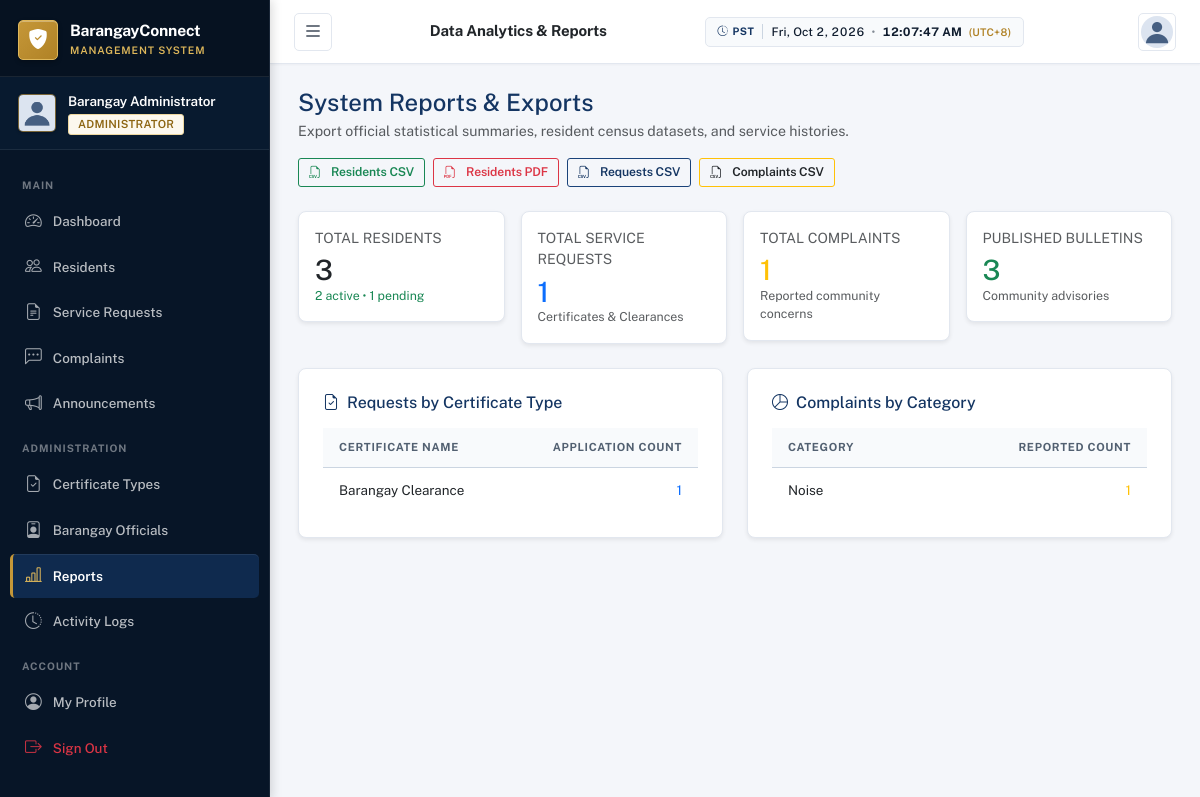
The page /reports/ (signed in) on the database its author committed.
### accounts/models.py (models this page shows, shortened)
class CustomUser(AbstractUser):
    ROLE_CHOICES = [
        ('admin', 'Administrator'),
        ('resident', 'Resident'),
    ]
    GENDER_CHOICES = [
        ('male', 'Male'),
        ('female', 'Female'),
        ('other', 'Other'),
    ]
    CIVIL_STATUS_CHOICES = [
        ('single', 'Single'),
        ('married', 'Married'),
        ('widowed', 'Widowed'),
        ('separated', 'Separated'),
        ('divorced', 'Divorced'),
    ]
    ACCOUNT_STATUS_CHOICES = [
        ('pending', 'Pending'),
        ('active', 'Active'),
        ('inactive', 'Inactive'),
        ('rejected', 'Rejected'),
    ]
    role = models.CharField(max_length=10, choices=ROLE_CHOICES, default='resident')
    account_status = models.CharField(max_length=10, choices=ACCOUNT_STATUS_CHOICES, default='pending')
    profile_picture = models.ImageField(upload_to='profile_pictures/', null=True, blank=True)
    phone = models.CharField(max_length=20, blank=True)
    date_of_birth = models.DateField(null=True, blank=True)
    gender = models.CharField(max_length=10, choices=GENDER_CHOICES, blank=True)
    civil_status = models.CharField(max_length=15, choices=CIVIL_STATUS_CHOICES, blank=True)
    address = models.TextField(blank=True)
    barangay = models.CharField(max_length=100, blank=True, default='Barangay San Jose')
    valid_id = models.FileField(upload_to='valid_ids/', null=True, blank=True)
    created_at = models.DateTimeField(auto_now_add=True)
    updated_at = models.DateTimeField(auto_now=True)
    def is_admin(self):
        return self.role == 'admin'
    @property
    def profile_picture_url(self):
        if self.profile_picture:
            return self.profile_picture.url
        return '/static/images/default_avatar.png'

### certificates/models.py (models this page shows, shortened)
class CertificateType(models.Model):
    name = models.CharField(max_length=150)
    description = models.TextField(blank=True)
    requirements = models.TextField(blank=True, help_text='List of required documents')
    fee = models.DecimalField(max_digits=8, decimal_places=2, default=0)
    processing_days = models.PositiveIntegerField(default=3)
    is_active = models.BooleanField(default=True)
    created_at = models.DateTimeField(auto_now_add=True)
    class Meta:
        ordering = ['name']

### complaints/models.py (models this page shows, shortened)
class Complaint(models.Model):
    CATEGORY_CHOICES = [
        ('noise', 'Noise Complaint'),
        ('garbage', 'Garbage / Sanitation'),
        ('road', 'Road / Infrastructure'),
        ('neighbor', 'Neighbor Dispute'),
        ('safety', 'Public Safety'),
        ('flooding', 'Flooding / Drainage'),
        ('illegal', 'Illegal Activities'),
        ('other', 'Other'),
    ]
    STATUS_CHOICES = [
        ('submitted', 'Submitted'),
        ('under_review', 'Under Review'),
        ('in_progress', 'In Progress'),
        ('resolved', 'Resolved'),
        ('closed', 'Closed'),
        ('rejected', 'Rejected'),
    ]
    CONTACT_CHOICES = [
        ('phone', 'Phone Call'),
        ('email', 'Email'),
        ('personal', 'Personal Visit'),
        ('none', 'No Preference'),
    ]
    resident = models.ForeignKey(settings.AUTH_USER_MODEL, on_delete=models.CASCADE, related_name='complaints')
    subject = models.CharField(max_length=255)
    description = models.TextField()
    category = models.CharField(max_length=20, choices=CATEGORY_CHOICES)
    location = models.CharField(max_length=255, blank=True)
    incident_date = models.DateField(null=True, blank=True)
    supporting_document = models.FileField(upload_to='complaint_docs/', null=True, blank=True)
    contact_preference = models.CharField(max_length=10, choices=CONTACT_CHOICES, default='none')
    status = models.CharField(max_length=15, choices=STATUS_CHOICES, default='submitted')
    admin_response = models.TextField(blank=True, help_text='Admin response to complainant')
    resolution = models.TextField(blank=True, help_text='Resolution details')
    resolved_by = models.ForeignKey(
        settings.AUTH_USER_MODEL, on_delete=models.SET_NULL, null=True, blank=True, related_name='resolved_complaints'
    )
    created_at = models.DateTimeField(auto_now_add=True)
    updated_at = models.DateTimeField(auto_now=True)
    class Meta:
        ordering = ['-created_at']

### reports/views.py (the view)
# urls.py: path('', views.reports_dashboard, name='dashboard'),
@admin_required
def reports_dashboard(request):
    context = {
        'total_residents': CustomUser.objects.filter(role='resident').count(),
        'active_residents': CustomUser.objects.filter(role='resident', account_status='active').count(),
        'inactive_residents': CustomUser.objects.filter(role='resident', account_status='inactive').count(),
        'pending_residents': CustomUser.objects.filter(role='resident', account_status='pending').count(),
        'total_requests': CertificateRequest.objects.count(),
        'requests_by_status': CertificateRequest.objects.values('status').annotate(count=Count('id')),
        'requests_by_type': CertificateRequest.objects.values('certificate_type__name').annotate(count=Count('id')).order_by('-count'),
        'total_complaints': Complaint.objects.count(),
        'complaints_by_status': Complaint.objects.values('status').annotate(count=Count('id')),
        'complaints_by_category': Complaint.objects.values('category').annotate(count=Count('id')).order_by('-count'),
        'total_announcements': Announcement.objects.filter(status='published').count(),
    }
    return render(request, 'reports/dashboard.html', context)

### accounts/views.py (called while the page is built)
def admin_required(view_func):
    from functools import wraps
    @wraps(view_func)
    def wrapper(request, *args, **kwargs):
        if not request.user.is_authenticated:
            return redirect('accounts:login')
        if not request.user.is_admin():
            return render(request, 'errors/403.html', status=403)
        return view_func(request, *args, **kwargs)
    return wrapper

### notifications/context_processors.py (called while the page is built)
def notifications_processor(request):
    if request.user.is_authenticated:
        unread_count = Notification.objects.filter(recipient=request.user, is_read=False).count()
        recent_notifications = Notification.objects.filter(recipient=request.user).order_by('-created_at')[:5]
        return {
            'unread_notifications_count': unread_count,
            'recent_notifications': recent_notifications,
        }
    return {'unread_notifications_count': 0, 'recent_notifications': []}

### templates/reports/dashboard.html (shortened to what this page needs)
<!DOCTYPE html>
<html lang="en">
<head>
    {% load static %}
    <link href="https://cdn.jsdelivr.net/npm/bootstrap@5.3.2/dist/css/bootstrap.min.css" rel="stylesheet">
    <link href="https://cdn.jsdelivr.net/npm/bootstrap-icons@1.11.3/font/bootstrap-icons.min.css" rel="stylesheet">
    <link href="{% static 'css/style.css' %}" rel="stylesheet">
</head>
<body>
    <div class="toast-container position-fixed top-0 end-0 p-3" style="z-index: 1100;">
    </div>
    <nav id="sidebar" class="sidebar">
        <div class="sidebar-header">
            <div class="brand-logo">
                <div class="logo-icon"><i class="bi bi-shield-fill-check"></i></div>
                <div class="brand-text">
                    <span class="brand-name">BarangayConnect</span>
                    <span class="brand-sub">Management System</span>
                </div>
            </div>
        </div>
        <div class="sidebar-user">
            <img src="{{ user.profile_picture_url }}" alt="Profile" class="sidebar-avatar">
            <div class="sidebar-user-info">
                <span class="sidebar-user-name">{{ user.get_full_name|default:user.username }}</span>
                <span class="sidebar-user-role badge badge-admin">Administrator</span>
            </div>
        </div>
        <div class="sidebar-nav">
            <div class="nav-section-label">Main</div>
            <a href="{% url 'dashboard:admin_dashboard' %}" class="nav-link"><i class="bi bi-speedometer2"></i><span>Dashboard</span></a>
            <a href="{% url 'accounts:admin_residents_list' %}" class="nav-link"><i class="bi bi-people"></i><span>Residents</span></a>
            <a href="{% url 'certificates:admin_request_list' %}" class="nav-link"><i class="bi bi-file-earmark-text"></i><span>Service Requests</span></a>
            <a href="{% url 'complaints:admin_complaint_list' %}" class="nav-link"><i class="bi bi-chat-left-dots"></i><span>Complaints</span></a>
            <a href="{% url 'announcements:admin_list' %}" class="nav-link"><i class="bi bi-megaphone"></i><span>Announcements</span></a>
            <div class="nav-section-label">Administration</div>
            <a href="{% url 'certificates:admin_type_list' %}" class="nav-link"><i class="bi bi-file-earmark-check"></i><span>Certificate Types</span></a>
            <a href="{% url 'accounts:admin_officials_list' %}" class="nav-link"><i class="bi bi-person-badge"></i><span>Barangay Officials</span></a>
            <a href="{% url 'reports:dashboard' %}" class="nav-link active"><i class="bi bi-bar-chart-line"></i><span>Reports</span></a>
            <a href="{% url 'audit:log_list' %}" class="nav-link"><i class="bi bi-clock-history"></i><span>Activity Logs</span></a>
            <div class="nav-section-label">Account</div>
            <a href="{% url 'accounts:profile' %}" class="nav-link"><i class="bi bi-person-circle"></i><span>My Profile</span></a>
            <a href="{% url 'accounts:logout' %}" class="nav-link text-danger"><i class="bi bi-box-arrow-right"></i><span>Sign Out</span></a>
        </div>
    </nav>
    <header class="topbar">
        <button class="btn btn-icon sidebar-toggle" id="sidebarToggle"><i class="bi bi-list fs-5"></i></button>
        <div class="topbar-title"><h6 class="mb-0 fw-600 text-dark">Data Analytics & Reports</h6></div>
        <div class="topbar-actions">
            <div class="dropdown">
                <button class="btn btn-icon" data-bs-toggle="dropdown"><img src="{{ user.profile_picture_url }}" class="rounded-circle" style="width: 32px; height: 32px; object-fit: cover;"></button>
            </div>
        </div>
    </header>
    <main class="main-content">
        <div class="d-flex flex-wrap justify-content-between align-items-center gap-3 mb-4">
            <div>
                <h4 class="fw-700 mb-1" style="color: var(--primary);">System Reports & Exports</h4>
                <p class="text-muted fs-sm mb-0">Export official statistical summaries, resident census datasets, and service histories.</p>
            </div>
            <div class="d-flex flex-wrap gap-2">
                <a href="{% url 'reports:export_residents_csv' %}" class="btn btn-outline-success btn-sm">
                    <i class="bi bi-filetype-csv me-1"></i>Residents CSV
                </a>
                <a href="{% url 'reports:export_residents_pdf' %}" class="btn btn-outline-danger btn-sm">
                    <i class="bi bi-filetype-pdf me-1"></i>Residents PDF
                </a>
                <a href="{% url 'reports:export_requests_csv' %}" class="btn btn-outline-primary btn-sm">
                    <i class="bi bi-filetype-csv me-1"></i>Requests CSV
                </a>
                <a href="{% url 'reports:export_complaints_csv' %}" class="btn btn-outline-warning btn-sm text-dark">
                    <i class="bi bi-filetype-csv me-1"></i>Complaints CSV
                </a>
            </div>
        </div>
        <div class="row g-3 mb-4">
            <div class="col-md-3">
                <div class="card border-0 shadow-sm rounded-3 p-3">
                    <div class="text-muted fs-xs fw-600 text-uppercase">Total Residents</div>
                    <div class="h3 fw-700 mb-0 mt-1 text-dark">{{ total_residents }}</div>
                    <small class="text-success fs-xs">{{ active_residents }} active &bull; {{ pending_residents }} pending</small>
                </div>
            </div>
            <div class="col-md-3">
                <div class="card border-0 shadow-sm rounded-3 p-3">
                    <div class="text-muted fs-xs fw-600 text-uppercase">Total Service Requests</div>
                    <div class="h3 fw-700 mb-0 mt-1 text-primary">{{ total_requests }}</div>
                    <small class="text-muted fs-xs">Certificates & Clearances</small>
                </div>
            </div>
            <div class="col-md-3">
                <div class="card border-0 shadow-sm rounded-3 p-3">
                    <div class="text-muted fs-xs fw-600 text-uppercase">Total Complaints</div>
                    <div class="h3 fw-700 mb-0 mt-1 text-warning">{{ total_complaints }}</div>
                    <small class="text-muted fs-xs">Reported community concerns</small>
                </div>
            </div>
            <div class="col-md-3">
                <div class="card border-0 shadow-sm rounded-3 p-3">
                    <div class="text-muted fs-xs fw-600 text-uppercase">Published Bulletins</div>
                    <div class="h3 fw-700 mb-0 mt-1 text-success">{{ total_announcements }}</div>
                    <small class="text-muted fs-xs">Community advisories</small>
                </div>
            </div>
        </div>
        <div class="row g-4">
            <div class="col-lg-6">
                <div class="card border-0 shadow-sm rounded-3 p-4 h-100">
                    <h6 class="fw-700 mb-3" style="color: var(--primary);">
                        <i class="bi bi-file-earmark-check me-2"></i>Requests by Certificate Type
                    </h6>
                    <div class="table-responsive">
                        <table class="table table-hover align-middle mb-0">
                            <thead class="table-light fs-xs text-muted text-uppercase">
                                <tr>
                                    <th>Certificate Name</th>
                                    <th class="text-end">Application Count</th>
                                </tr>
                            </thead>
                            <tbody class="fs-sm">
                                {% for r in requests_by_type %}
                                <tr>
                                    <td class="fw-600 text-dark">{{ r.certificate_type__name }}</td>
                                    <td class="text-end fw-700 text-primary">{{ r.count }}</td>
                                </tr>
                                {% empty %}
                                <tr><td colspan="2" class="text-center py-4 text-muted">No request records recorded.</td></tr>
                                {% endfor %}
                            </tbody>
                        </table>
                    </div>
                </div>
            </div>
            <div class="col-lg-6">
                <div class="card border-0 shadow-sm rounded-3 p-4 h-100">
                    <h6 class="fw-700 mb-3" style="color: var(--primary);">
                        <i class="bi bi-pie-chart me-2"></i>Complaints by Category
                    </h6>
                    <div class="table-responsive">
                        <table class="table table-hover align-middle mb-0">
                            <thead class="table-light fs-xs text-muted text-uppercase">
                                <tr>
                                    <th>Category</th>
                                    <th class="text-end">Reported Count</th>
                                </tr>
                            </thead>
                            <tbody class="fs-sm">
                                {% for c in complaints_by_category %}
                                <tr>
                                    <td class="fw-600 text-dark">{{ c.category|capfirst }}</td>
                                    <td class="text-end fw-700 text-warning">{{ c.count }}</td>
                                </tr>
                                {% empty %}
                                <tr><td colspan="2" class="text-center py-4 text-muted">No complaints recorded.</td></tr>
                                {% endfor %}
                            </tbody>
                        </table>
                    </div>
                </div>
            </div>
        </div>
    </main>
</body>
</html>

### rows shown on the page
CustomUser: get_full_name "Barangay Administrator"
CertificateType: certificate_type__name "Barangay Clearance", count "1"
Complaint: category "Noise", count "1"

### other values the page prints
{{ total_residents }} "3"
{{ active_residents }} "2"
{{ pending_residents }} "1"
{{ total_requests }} "1"
{{ total_complaints }} "1"
{{ total_announcements }} "3"
